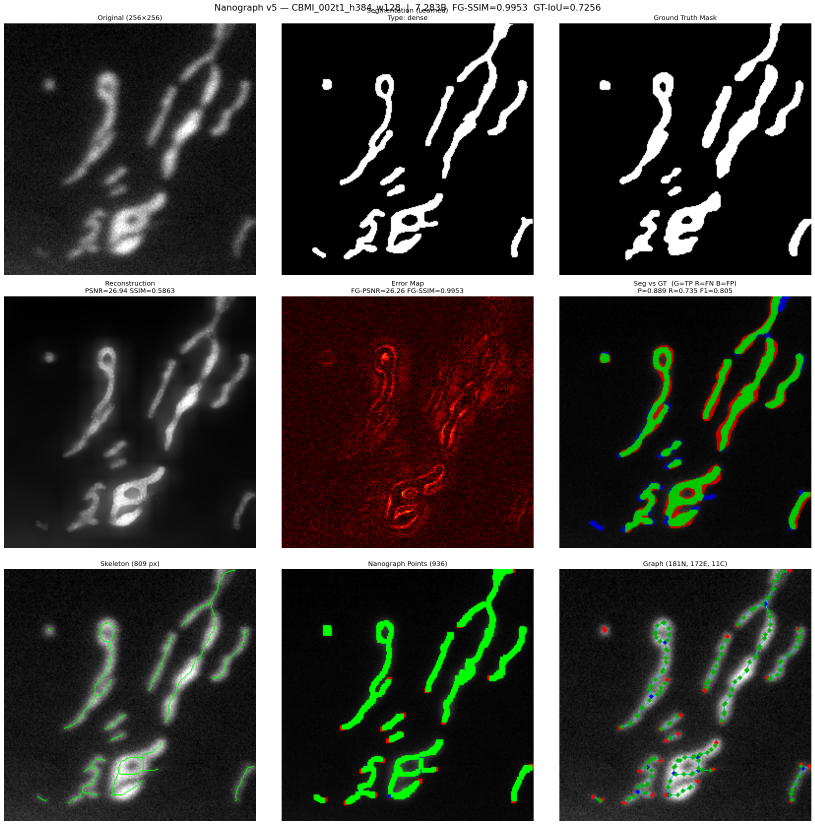
#> input picture results/paper/real/default/CBMI/samples/CBMI_002t1_h384_w128.png, 2445 x 2475 px, given as the content of the folder /mnt/nas1/nba055-2/idea_1/ext_datasets/prepared/stare/images, which was not available (shown at 1/3 size)
$ python eval_ext_datasets.py
#> lines starting #> are read from the running program, lines starting #| are printed output that depends on the picture
"""Cross-domain evaluation of the Nanograph pipeline on curvilinear datasets.

For each dataset (stare, drive, epfl_mito, microtubules) run the FULL pipeline
under two configs:
  CLASSICAL : use_learned=False  (Otsu/Frangi/Meijering cascade)
  DEFAULT   : out-of-box config  (learned U-Net candidate + gate)

Report, per image and averaged: segmentation IoU/precision/recall vs GT,
reconstruction PSNR/SSIM (full + FG), compression ratio, points, bytes.

All datasets carry ground-truth masks, so segmentation IoU is an honest,
leakage-free measure of cross-domain generalisation (none of these images were
in the U-Net training set, which was fluorescent organelles only).
"""
import os, sys, glob, csv
import numpy as np
import cv2

sys.path.insert(0, os.path.dirname(os.path.dirname(os.path.abspath(__file__))))
from nanograph_v4 import nanograph_encode, NanographConfig

P = "/mnt/nas1/nba055-2/idea_1/ext_datasets/prepared"
OUT = os.path.join(os.path.dirname(__file__), "ext_eval")
os.makedirs(OUT, exist_ok=True)
N = int(os.environ.get("N", "10"))
OPTIMIZE = os.environ.get("OPTIMIZE", "0") == "1"  # point-optimizer off = fast; seg IoU unaffected
DATASETS = os.environ.get("DATASETS", "stare,drive,epfl_mito,microtubules").split(",")


def seg_metrics(pred, gt):
    p, g = pred > 0, gt > 0
    inter = np.logical_and(p, g).sum()
    union = np.logical_or(p, g).sum()
    iou = inter / union if union else 0.0
    prec = inter / p.sum() if p.sum() else 0.0
    rec = inter / g.sum() if g.sum() else 0.0
    f1 = 2 * prec * rec / (prec + rec) if (prec + rec) else 0.0
    return iou, prec, rec, f1


def run(ds, cfg_factory):
#> called with ds = 'stare'
    imgs = sorted(glob.glob(f"{P}/{ds}/images/*.png"))[:N]
    rows = []
    for ip in imgs:
        idd = os.path.splitext(os.path.basename(ip))[0]
        im = cv2.imread(ip, 0)
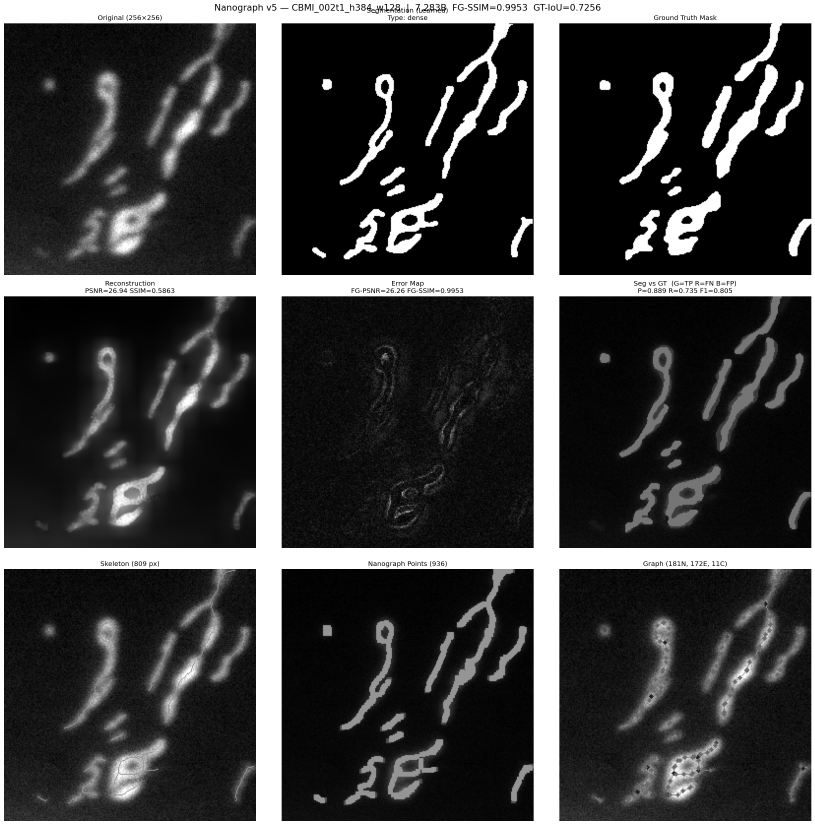
#> im: shape (2475, 2445) (shown at 1/3 size); min 0, max 255, mean 62.7
        gt = cv2.imread(f"{P}/{ds}/labels/{idd}.png", 0)
        if im is None or gt is None:
            continue
        r = nanograph_encode(im, sam_model=None, verbose=False,
                              optimize=OPTIMIZE, config=cfg_factory())
        m = (r.mask > 0).astype(np.uint8)
        iou, prec, rec, f1 = seg_metrics(m, gt)
        rows.append(dict(id=idd, seg=r.segmenter, iou=iou, prec=prec, rec=rec,
                         f1=f1, psnr=r.psnr_full, ssim=r.ssim_full,
                         fg_psnr=r.psnr_fg, ratio=r.compression_ratio,
                         pts=r.n_points, bytes=r.compressed_bytes))
        print(f"    {ds}/{idd} seg={r.segmenter} IoU={iou:.3f}", flush=True)
    return rows


def agg(rows, key):
    v = [r[key] for r in rows]
    return float(np.mean(v)) if v else 0.0


def main():
    def classical():
        c = NanographConfig(); c.segment.use_learned = False; return c
    def default():
        return NanographConfig()

    summary = []
    for ds in DATASETS:
        for cname, cfac in [("CLASSICAL", classical), ("DEFAULT", default)]:
            rows = run(ds, cfac)
            with open(f"{OUT}/{ds}_{cname}.csv", "w", newline="") as f:
                w = csv.DictWriter(f, fieldnames=list(rows[0].keys()))
                w.writeheader(); w.writerows(rows)
            rec = dict(dataset=ds, config=cname, n=len(rows),
                       segIoU=agg(rows, "iou"), P=agg(rows, "prec"),
                       R=agg(rows, "rec"), F1=agg(rows, "f1"),
                       PSNR=agg(rows, "psnr"), SSIM=agg(rows, "ssim"),
                       FGPSNR=agg(rows, "fg_psnr"), ratio=agg(rows, "ratio"),
                       pts=agg(rows, "pts"))
            summary.append(rec)
            print(f"{ds:13s} {cname:9s} n={rec['n']:2d} "
                  f"segIoU={rec['segIoU']:.3f} P={rec['P']:.3f} R={rec['R']:.3f} "
                  f"F1={rec['F1']:.3f} PSNR={rec['PSNR']:.1f} "
                  f"FGPSNR={rec['FGPSNR']:.1f} ratio={rec['ratio']:.0f}x "
                  f"pts={rec['pts']:.0f}")

    with open(f"{OUT}/summary.csv", "w", newline="") as f:
        w = csv.DictWriter(f, fieldnames=list(summary[0].keys()))
        w.writeheader(); w.writerows(summary)
    print("\nsaved ->", OUT)


if __name__ == "__main__":
    main()
#> (the call stopped at in classical, `c = NanographConfig(); c.segment.use_learned = False; return c`: nanograph_v4 is not available in this run)

$ run again, on results/paper/real/default/MITO/samples/MITO_M2_002_y0x0.png
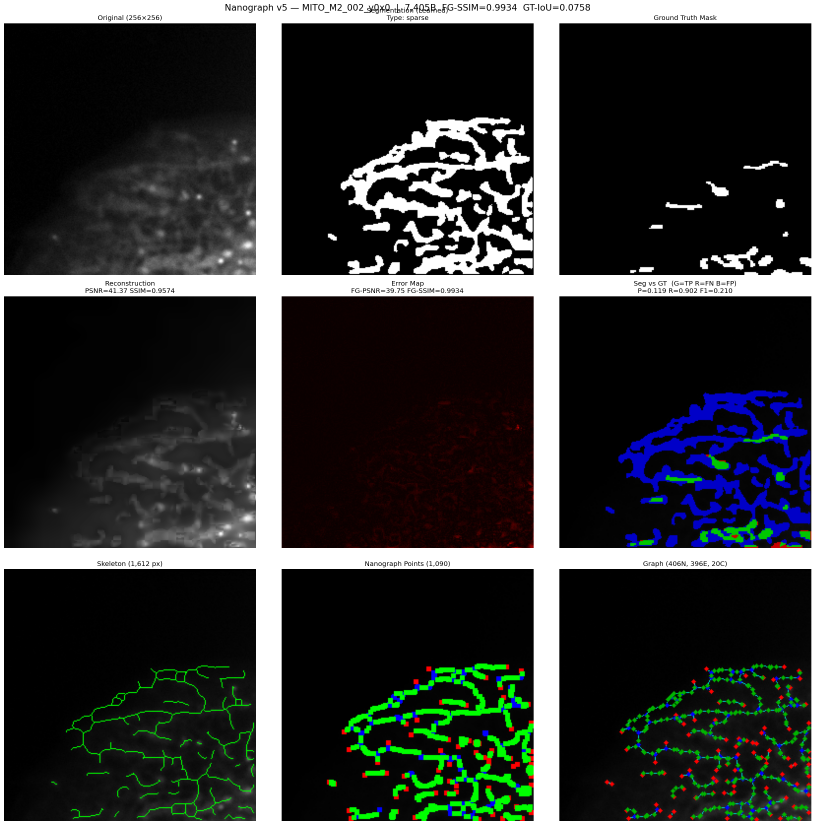
#> input picture results/paper/real/default/MITO/samples/MITO_M2_002_y0x0.png, 2445 x 2475 px, given as the content of the folder /mnt/nas1/nba055-2/idea_1/ext_datasets/prepared/stare/images, which was not available (shown at 1/3 size)
#> in run, `im = cv2.imread(ip, 0)`:
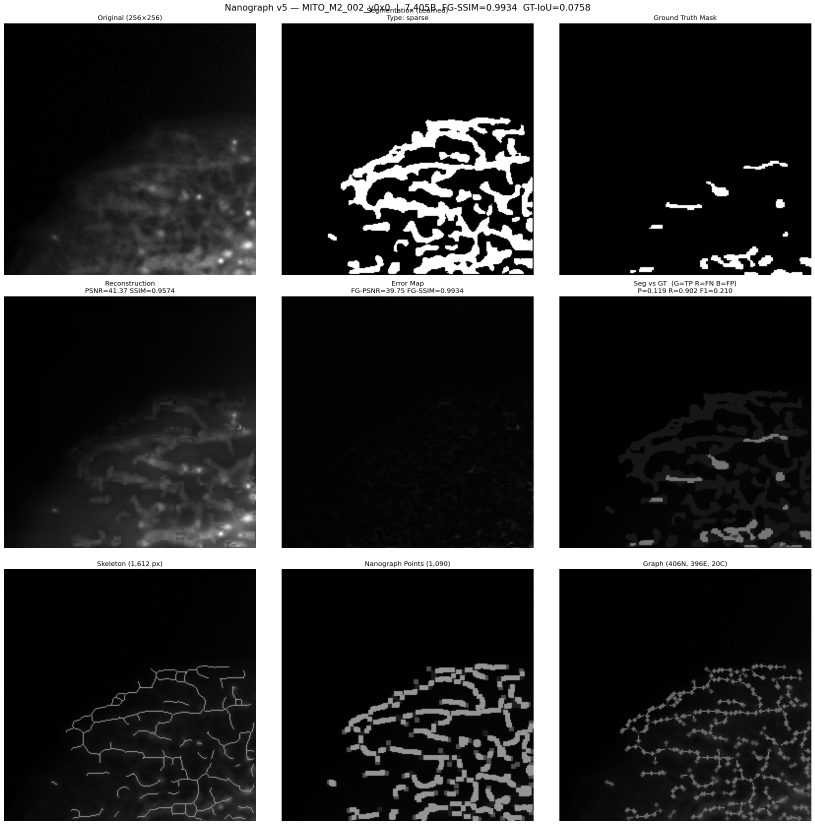
#> im: shape (2475, 2445) (shown at 1/3 size); min 0, max 255, mean 52.5

$ run again, on results/paper/real/default/MITO/samples/MITO_M2_004_y512x512.png
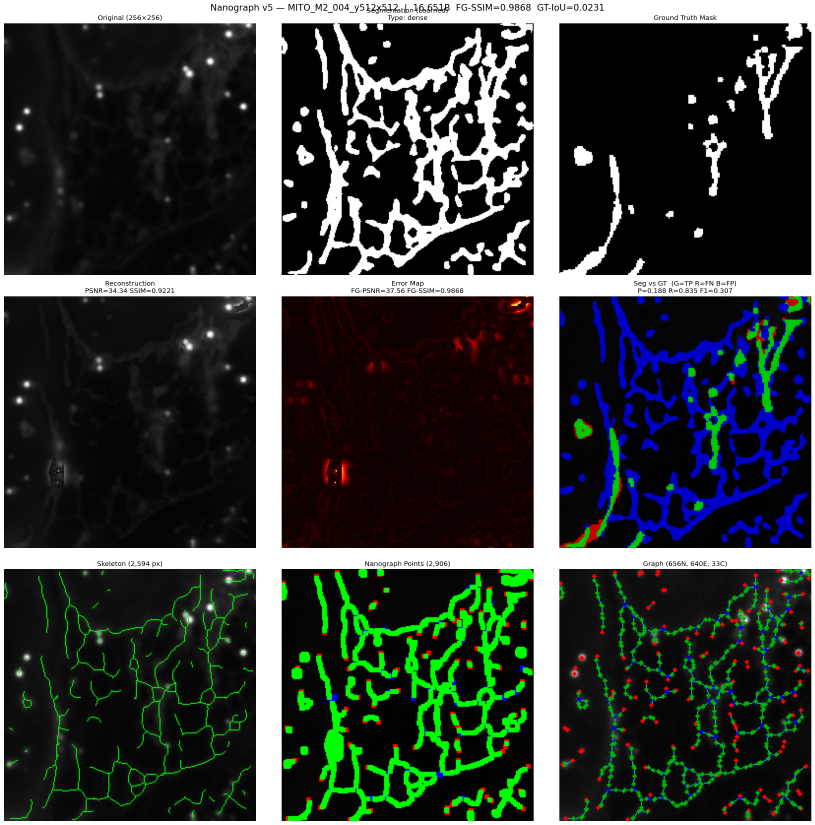
#> input picture results/paper/real/default/MITO/samples/MITO_M2_004_y512x512.png, 2445 x 2475 px, given as the content of the folder /mnt/nas1/nba055-2/idea_1/ext_datasets/prepared/stare/images, which was not available (shown at 1/3 size)
#> in run, `im = cv2.imread(ip, 0)`:
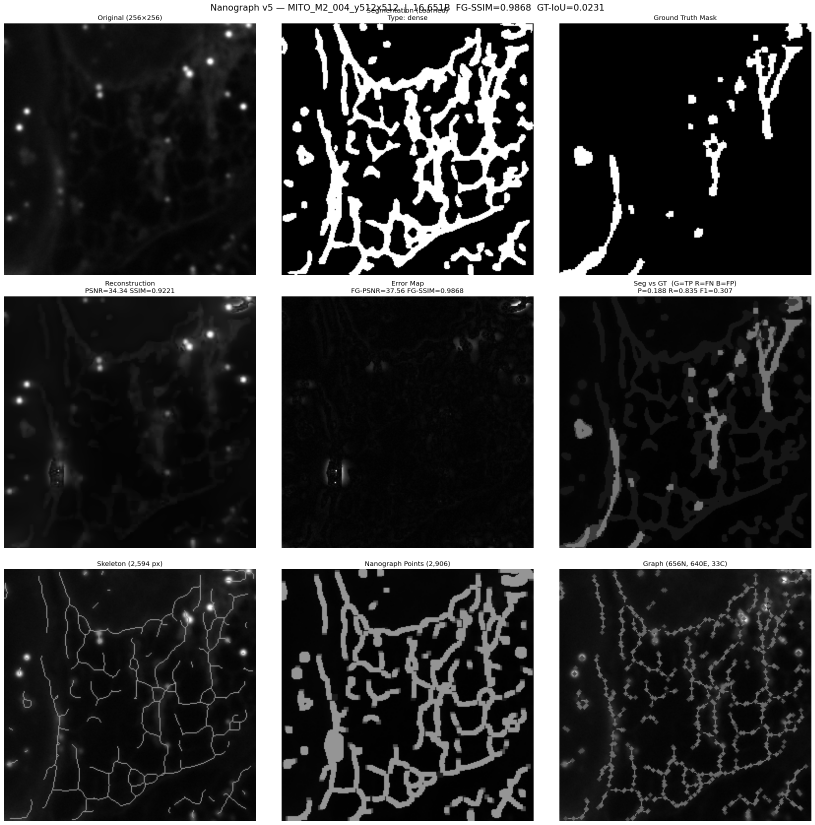
#> im: shape (2475, 2445) (shown at 1/3 size); min 0, max 255, mean 59.1

$ run again, on results/paper/real/default/UIT/samples/UIT_12_y256x768.png
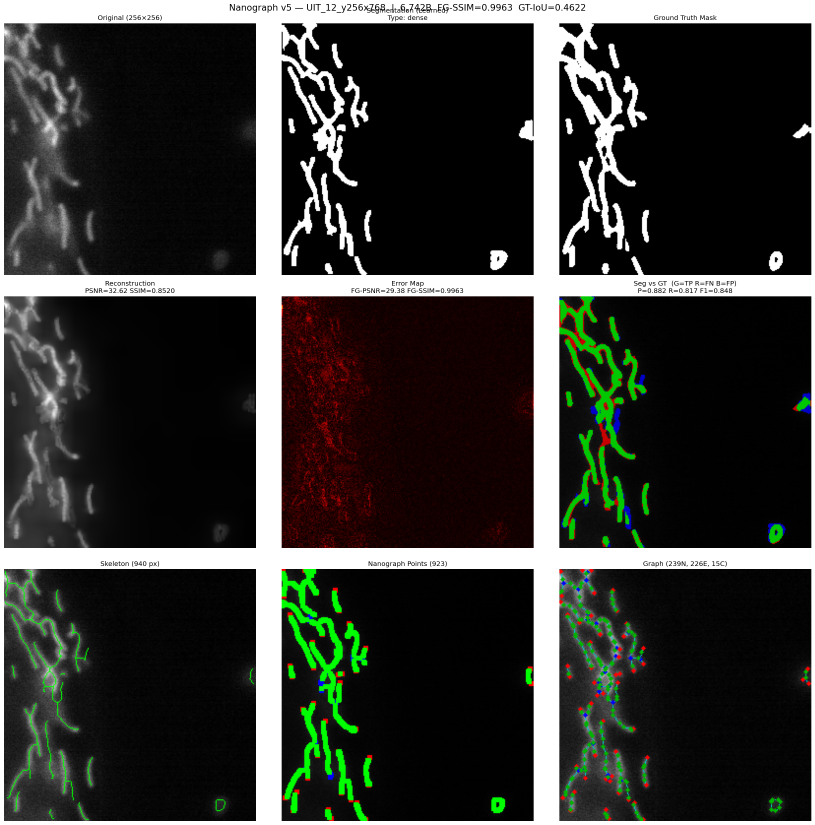
#> input picture results/paper/real/default/UIT/samples/UIT_12_y256x768.png, 2445 x 2475 px, given as the content of the folder /mnt/nas1/nba055-2/idea_1/ext_datasets/prepared/stare/images, which was not available (shown at 1/3 size)
#> in run, `im = cv2.imread(ip, 0)`:
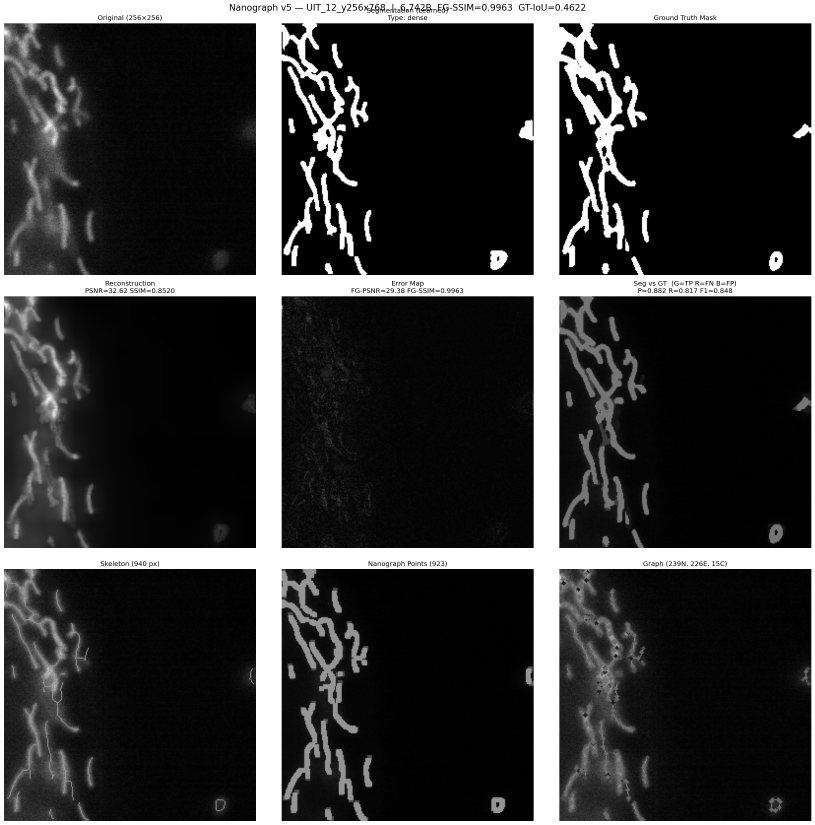
#> im: shape (2475, 2445) (shown at 1/3 size); min 0, max 255, mean 54.6
